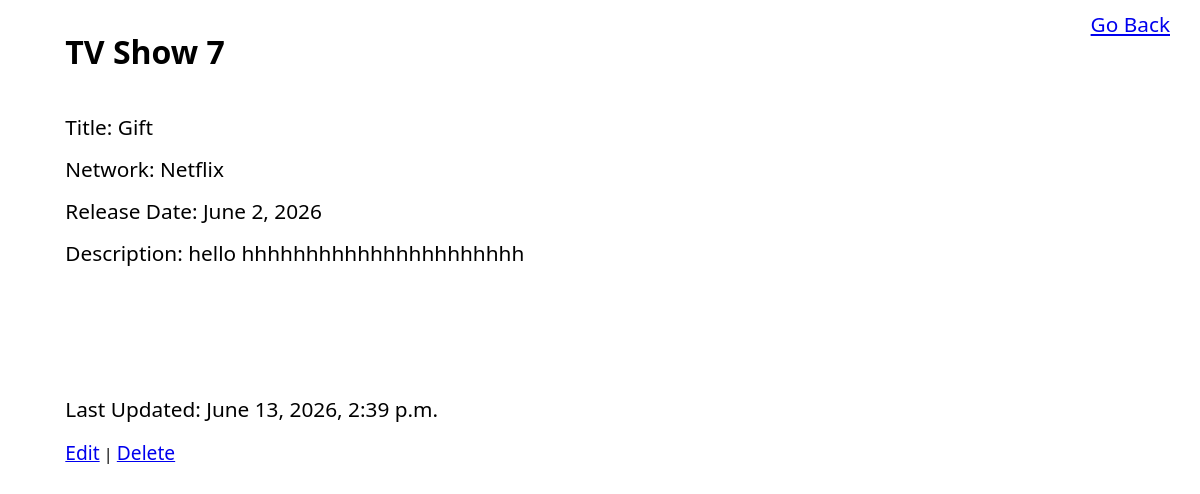
The app's page /shows/7 with its own data.
### shows_app/models.py (models this page shows)
class Show(models.Model):
    title = models.CharField(max_length=255)
    network = models.CharField(max_length=45)
    release_date = models.DateField()
    description = models.TextField(blank=True, null=True)
    created_at = models.DateTimeField(auto_now_add=True)
    updated_at = models.DateTimeField(auto_now=True)
    objects = ShowManager()

### shows_app/views.py (the view)
# urls.py: path('shows/<int:id>', views.show_detail),
def show_detail(request, id):
    context = {
        'show': get_object_or_404(Show, id=id)
    }
    return render(request, 'detail_show.html', context)

### shows_app/templates/detail_show.html (shortened to what this page needs)
<!DOCTYPE html>
<html lang="en">
<head>
    {% load static %}
    <link rel="stylesheet" href="{% static 'style.css' %}">
</head>
<body>
    <div class="details">
    <div class="content">
    <h1>TV Show {{ show.id }}</h1>
    <ul>
        <li>Title: {{ show.title }}</li>
        <li>Network: {{ show.network }}</li>
        <li>Release Date: {{ show.release_date }}</li>
        <li>Description: {{ show.description }}</li>
    </ul>
    <p>Last Updated: {{ show.updated_at }}</p>
    <a href="/shows/{{ show.id }}/edit" style="font-size: 1.2rem;">Edit</a> | <a href="/shows/{{ show.id }}/destroy" style="font-size: 1.2rem;">Delete</a>
    </div>
    <div class="link">
        <a href="/shows">Go Back</a>
    </div>
    </div>
</body>
</html>

### shows_app/static/style.css (style rules this page uses)
* { margin: 0; padding: 0; box-sizing: border-box; font-family: 'Segoe UI', Tahoma, Geneva, Verdana, sans-serif; }
h1 { margin-bottom: 40px; }
.link { margin-right: 30px; margin-top: 10px; font-size: 1.3rem; }
.details { display: flex; }
.content { width: 80%; margin: 30px auto; }
ul { list-style: none; font-size: 1.3rem; margin-bottom: 8rem; }
ul li { margin-bottom: 14px; }
p { font-size: 1.3rem; margin-bottom: 1rem; }

### records on screen
Show: id "7", title "Gift", network "Netflix", release_date "June 2, 2026", description "hello hhhhhhhhhhhhhhhhhhhhhh", updated_at "June 13, 2026, 2:39 p.m."
